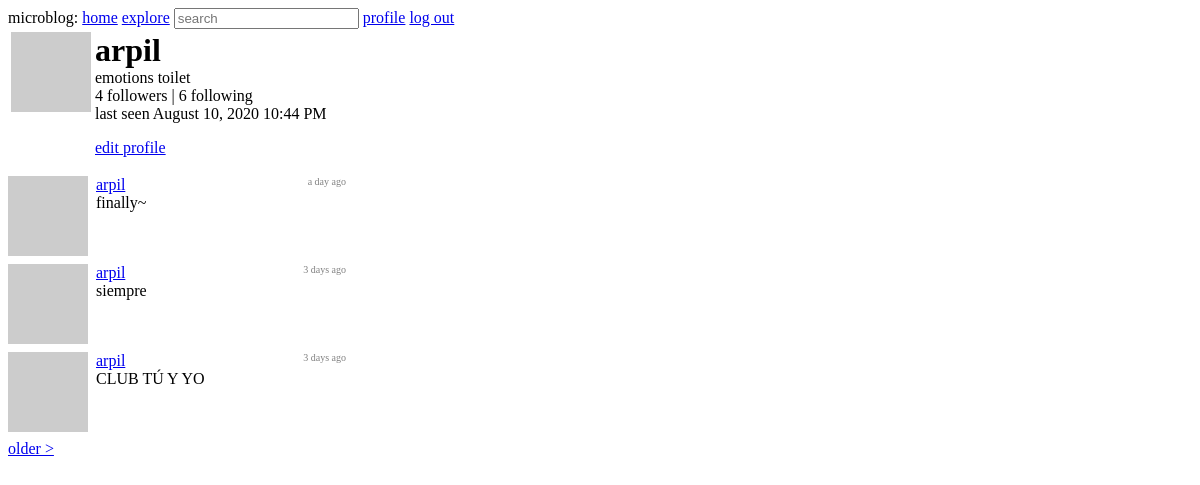
The page /user/arpil (signed in) on the database as committed earlier.
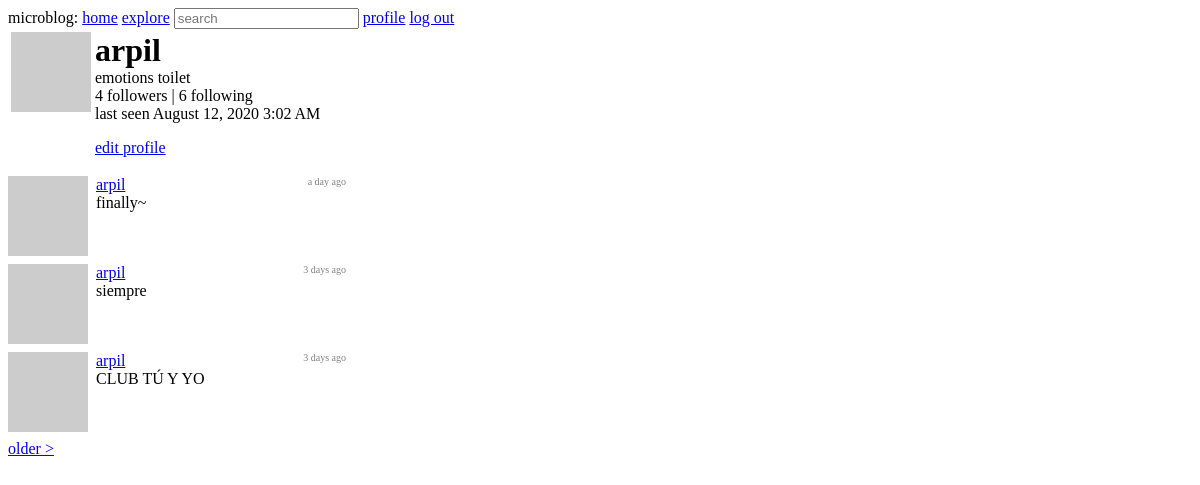
The same page on the database as committed later.
### app/models.py (models this page shows, shortened)
class User(UserMixin, db.Model):
    id = db.Column(db.Integer, primary_key=True)
    username = db.Column(db.String(64), index=True, unique=True)
    email = db.Column(db.String(120), index=True, unique=True)
    pw_hash = db.Column(db.String(128))
    about_me = db.Column(db.String(140))
    following = db.relationship(
        'User',
        secondary=follows,
        primaryjoin=(follows.c.follower_id == id),
        secondaryjoin=(follows.c.followed_id == id),
        backref=db.backref('followers', lazy='dynamic'),
        lazy='dynamic'
    )
    last_seen = db.Column(db.DateTime, default=datetime.utcnow)
    posts = db.relationship('Post', backref='author', lazy='dynamic')
    def avatar(self, size):
        digest = md5(self.email.lower().encode('utf-8')).hexdigest()
        return 'https://www.gravatar.com/avatar/{}?d=identicon&s={}'.format(digest, size)

### app/main/routes.py (the view)
@bp.route('/user/<username>')
@login_required
def user(username):
    _user = User.query.filter_by(username=username).first_or_404()
    page = request.args.get('page', 1, type=int)
    posts = _user.posts.order_by(
        Post.timestamp.desc()
    ).paginate(
        page, current_app.config['POSTS_PER_PAGE'], False
    )
    next_url = url_for('main.user', username=_user.username, page=posts.next_num) \
        if posts.has_next else None
    prev_url = url_for('main.user', username=_user.username, page=posts.prev_num) \
        if posts.has_prev else None
    form = EmptyForm()
    return render_template(
        'user.html',
        user=_user,
        posts=posts.items,
        next_url=next_url,
        prev_url=prev_url,
        form=form
    )

### app/main/forms.py
class SearchForm(FlaskForm):
    q = StringField('search', validators=[DataRequired()])
    def __init__(self, *args, **kwargs):
        if 'formdata' not in kwargs:
            kwargs['formdata'] = request.args
        if 'csrf_enabled' not in kwargs:
            kwargs['csrf_enabled'] = False
        super(SearchForm, self).__init__(*args, **kwargs)

class EmptyForm(FlaskForm):
    submit = SubmitField('save')

### app/main/routes.py (called while the page is built)
@bp.before_app_request
def before_request():
    if current_user.is_authenticated:
        current_user.last_seen = datetime.utcnow()
        db.session.commit()
        g.search_form = SearchForm()

### app/models.py (called while the page is built)
@login.user_loader
def load_user(user_id):
    return User.query.get(int(user_id))

    @classmethod
    def before_commit(cls, session):
        session._changes = {
            'add': list(session.new),
            'update': list(session.dirty),
            'delete': list(session.deleted)
        }

### app/templates/user.html (shortened to what this page needs)
{% extends "base.html" %}
{% block content %}
  <table style="margin-bottom: 16px;">
    <tr valign="top">
      <td><img src="{{ user.avatar(128) }}"></td>
      <td>
        <h1 style="margin: 0;">{{ user.username }}</h1>
        {% if user.about_me %}
          <p style="margin: 0;">{{ user.about_me }}</p>
        {% endif %}
        <p style="margin: 0;">
          {{ user.followers.count() }} followers |
          {{ user.following.count() }} following
        </p>
        <p style="margin: 0;">
          last seen {{ moment(user.last_seen).format('LLL') }}
        </p>
        {% if user == current_user %}
          <p><a href="{{ url_for('main.edit_profile') }}">edit profile</a></p>
        {% endif %}
      </td>
    </tr>
  </table>
  {% for post in posts %}
    {% include '_post.html' %}
  {% endfor %}
  {% if next_url %}
    <a href="{{ next_url }}">older ></a>
  {% endif %}
{% endblock %}

Rows that differ between the two databases and show on the page:
changed User "arpil": last_seen "August 10, 2020 10:44 PM" → "August 12, 2020 3:02 AM"
